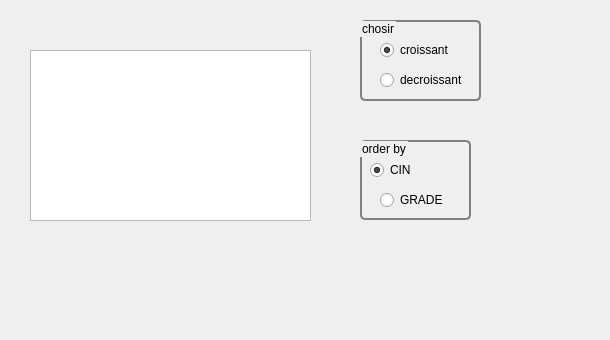
     <widget class="QWidget" name="tab_13">
      <attribute name="title">
       <string>trier employe</string>
      </attribute>
      <widget class="QTableView" name="tabemp_6">
       <property name="geometry">
        <rect>
         <x>30</x>
         <y>50</y>
         <width>281</width>
         <height>171</height>
        </rect>
       </property>
       <property name="font">
        <font>
         <pointsize>11</pointsize>
        </font>
       </property>
       <property name="styleSheet">
        <string notr="true"/>
       </property>
      </widget>
      <widget class="QGroupBox" name="groupBox_5">
       <property name="geometry">
        <rect>
         <x>360</x>
         <y>20</y>
         <width>121</width>
         <height>81</height>
        </rect>
       </property>
       <property name="styleSheet">
        <string notr="true">QGroupBox {
    background-color: qlineargradient(x1: 0, y1: 0, x2: 0, y2: 1,
                                      stop: 0 #E0E0E0, stop: 1 #FFFFFF);
    border: 2px solid gray;
    border-radius: 5px;
    margin-top: 1ex; /* leave space at the top for the title */
}</string>
       </property>
       <property name="title">
        <string>chosir</string>
       </property>
       <widget class="QRadioButton" name="radioButton_25">
        <property name="geometry">
         <rect>
          <x>20</x>
          <y>20</y>
          <width>95</width>
          <height>20</height>
         </rect>
        </property>
        <property name="styleSheet">
         <string notr="true"/>
        </property>
        <property name="text">
         <string>croissant</string>
        </property>
        <property name="checked">
         <bool>true</bool>
        </property>
       </widget>
       <widget class="QRadioButton" name="radioButton_26">
        <property name="geometry">
         <rect>
          <x>20</x>
          <y>50</y>
          <width>95</width>
          <height>20</height>
         </rect>
        </property>
        <property name="text">
         <string>decroissant</string>
        </property>
       </widget>
      </widget>
      <widget class="QGroupBox" name="groupBox_6">
       <property name="geometry">
        <rect>
         <x>360</x>
         <y>140</y>
         <width>111</width>
         <height>80</height>
        </rect>
       </property>
       <property name="styleSheet">
        <string notr="true">QGroupBox {
    background-color: qlineargradient(x1: 0, y1: 0, x2: 0, y2: 1,
                                      stop: 0 #E0E0E0, stop: 1 #FFFFFF);
    border: 2px solid gray;
    border-radius: 5px;
    margin-top: 1ex; /* leave space at the top for the title */
}</string>
       </property>
       <property name="title">
        <string>order by</string>
       </property>
       <widget class="QRadioButton" name="radioButton_27">
        <property name="geometry">
         <rect>
          <x>10</x>
          <y>20</y>
          <width>95</width>
          <height>20</height>
         </rect>
        </property>
        <property name="text">
         <string>CIN</string>
        </property>
        <property name="checked">
         <bool>true</bool>
        </property>
       </widget>
       <widget class="QRadioButton" name="radioButton_28">
        <property name="geometry">
         <rect>
          <x>20</x>
          <y>50</y>
          <width>95</width>
          <height>20</height>
         </rect>
        </property>
        <property name="text">
         <string>GRADE</string>
        </property>
       </widget>
      </widget>
      <widget class="QLabel" name="label_8">
       <property name="geometry">
        <rect>
         <x>10</x>
         <y>0</y>
         <width>501</width>
         <height>261</height>
        </rect>
       </property>
       <property name="styleSheet">
        <string notr="true">background-image: url(:/bg.jpg);</string>
       </property>
       <property name="text">
        <string/>
       </property>
       <property name="pixmap">
        <pixmap>../60342173_2276972439287605_1529191567795945472_n.jpg</pixmap>
       </property>
      </widget>
      <widget class="QLabel" name="label_45">
       <property name="geometry">
        <rect>
         <x>-6</x>
         <y>-1</y>
         <width>601</width>
         <height>331</height>
        </rect>
       </property>
       <property name="text">
        <string/>
       </property>
       <property name="pixmap">
        <pixmap>../../Downloads/back.png</pixmap>
       </property>
      </widget>
      <zorder>label_45</zorder>
      <zorder>label_8</zorder>
      <zorder>tabemp_6</zorder>
      <zorder>groupBox_5</zorder>
      <zorder>groupBox_6</zorder>
     </widget>
